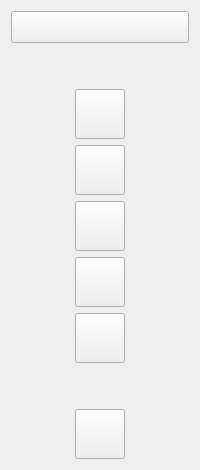
              <widget class="QWidget" name="menuSimples" native="true">
               <layout class="QVBoxLayout" name="verticalLayout_11">
                <item>
                 <widget class="QPushButton" name="btnMenu">
                  <property name="minimumSize">
                   <size>
                    <width>99</width>
                    <height>32</height>
                   </size>
                  </property>
                  <property name="font">
                   <font>
                    <pointsize>10</pointsize>
                   </font>
                  </property>
                  <property name="cursor">
                   <cursorShape>PointingHandCursor</cursorShape>
                  </property>
                  <property name="text">
                   <string/>
                  </property>
                  <property name="icon">
                   <iconset>
                    <normaloff>icones/iconMenu.png</normaloff>icones/iconMenu.png</iconset>
                  </property>
                  <property name="iconSize">
                   <size>
                    <width>24</width>
                    <height>24</height>
                   </size>
                  </property>
                  <property name="checkable">
                   <bool>true</bool>
                  </property>
                 </widget>
                </item>
                <item>
                 <spacer name="verticalSpacer_4">
                  <property name="orientation">
                   <enum>Qt::Vertical</enum>
                  </property>
                  <property name="sizeHint" stdset="0">
                   <size>
                    <width>20</width>
                    <height>40</height>
                   </size>
                  </property>
                 </spacer>
                </item>
                <item alignment="Qt::AlignHCenter|Qt::AlignVCenter">
                 <widget class="QPushButton" name="btnHome">
                  <property name="minimumSize">
                   <size>
                    <width>50</width>
                    <height>50</height>
                   </size>
                  </property>
                  <property name="cursor">
                   <cursorShape>PointingHandCursor</cursorShape>
                  </property>
                  <property name="text">
                   <string/>
                  </property>
                  <property name="icon">
                   <iconset>
                    <normaloff>icones/iconHome.png</normaloff>icones/iconHome.png</iconset>
                  </property>
                  <property name="iconSize">
                   <size>
                    <width>24</width>
                    <height>24</height>
                   </size>
                  </property>
                  <property name="checkable">
                   <bool>true</bool>
                  </property>
                  <property name="checked">
                   <bool>false</bool>
                  </property>
                  <property name="autoExclusive">
                   <bool>true</bool>
                  </property>
                 </widget>
                </item>
                <item alignment="Qt::AlignHCenter|Qt::AlignVCenter">
                 <widget class="QPushButton" name="btnBusca">
                  <property name="minimumSize">
                   <size>
                    <width>50</width>
                    <height>50</height>
                   </size>
                  </property>
                  <property name="cursor">
                   <cursorShape>PointingHandCursor</cursorShape>
                  </property>
                  <property name="text">
                   <string/>
                  </property>
                  <property name="icon">
                   <iconset>
                    <normaloff>icones/iconBusca.png</normaloff>icones/iconBusca.png</iconset>
                  </property>
                  <property name="iconSize">
                   <size>
                    <width>24</width>
                    <height>24</height>
                   </size>
                  </property>
                  <property name="checkable">
                   <bool>true</bool>
                  </property>
                  <property name="autoExclusive">
                   <bool>true</bool>
                  </property>
                 </widget>
                </item>
                <item alignment="Qt::AlignHCenter|Qt::AlignVCenter">
                 <widget class="QPushButton" name="btnPessoas">
                  <property name="minimumSize">
                   <size>
                    <width>50</width>
                    <height>50</height>
                   </size>
                  </property>
                  <property name="cursor">
                   <cursorShape>PointingHandCursor</cursorShape>
                  </property>
                  <property name="text">
                   <string/>
                  </property>
                  <property name="icon">
                   <iconset>
                    <normaloff>icones/iconAdd.png</normaloff>icones/iconAdd.png</iconset>
                  </property>
                  <property name="iconSize">
                   <size>
                    <width>24</width>
                    <height>24</height>
                   </size>
                  </property>
                  <property name="checkable">
                   <bool>true</bool>
                  </property>
                  <property name="autoExclusive">
                   <bool>true</bool>
                  </property>
                 </widget>
                </item>
                <item alignment="Qt::AlignHCenter|Qt::AlignVCenter">
                 <widget class="QPushButton" name="btnEditarSimples">
                  <property name="minimumSize">
                   <size>
                    <width>50</width>
                    <height>50</height>
                   </size>
                  </property>
                  <property name="cursor">
                   <cursorShape>PointingHandCursor</cursorShape>
                  </property>
                  <property name="text">
                   <string/>
                  </property>
                  <property name="icon">
                   <iconset>
                    <normaloff>icones/iconEdit.png</normaloff>icones/iconEdit.png</iconset>
                  </property>
                  <property name="iconSize">
                   <size>
                    <width>24</width>
                    <height>24</height>
                   </size>
                  </property>
                  <property name="checkable">
                   <bool>true</bool>
                  </property>
                  <property name="autoExclusive">
                   <bool>true</bool>
                  </property>
                 </widget>
                </item>
                <item alignment="Qt::AlignHCenter|Qt::AlignVCenter">
                 <widget class="QPushButton" name="btnConfig">
                  <property name="minimumSize">
                   <size>
                    <width>50</width>
                    <height>50</height>
                   </size>
                  </property>
                  <property name="cursor">
                   <cursorShape>PointingHandCursor</cursorShape>
                  </property>
                  <property name="text">
                   <string/>
                  </property>
                  <property name="icon">
                   <iconset>
                    <normaloff>icones/iconConfig.png</normaloff>icones/iconConfig.png</iconset>
                  </property>
                  <property name="iconSize">
                   <size>
                    <width>24</width>
                    <height>24</height>
                   </size>
                  </property>
                  <property name="checkable">
                   <bool>true</bool>
                  </property>
                  <property name="autoExclusive">
                   <bool>true</bool>
                  </property>
                 </widget>
                </item>
                <item>
                 <spacer name="verticalSpacer_3">
                  <property name="orientation">
                   <enum>Qt::Vertical</enum>
                  </property>
                  <property name="sizeHint" stdset="0">
                   <size>
                    <width>20</width>
                    <height>40</height>
                   </size>
                  </property>
                 </spacer>
                </item>
                <item alignment="Qt::AlignHCenter|Qt::AlignVCenter">
                 <widget class="QPushButton" name="btnSairSimples">
                  <property name="minimumSize">
                   <size>
                    <width>50</width>
                    <height>50</height>
                   </size>
                  </property>
                  <property name="cursor">
                   <cursorShape>PointingHandCursor</cursorShape>
                  </property>
                  <property name="text">
                   <string/>
                  </property>
                  <property name="icon">
                   <iconset>
                    <normaloff>icones/iconLogout.png</normaloff>icones/iconLogout.png</iconset>
                  </property>
                  <property name="iconSize">
                   <size>
                    <width>24</width>
                    <height>24</height>
                   </size>
                  </property>
                  <property name="checkable">
                   <bool>true</bool>
                  </property>
                  <property name="autoExclusive">
                   <bool>true</bool>
                  </property>
                 </widget>
                </item>
               </layout>
              </widget>
